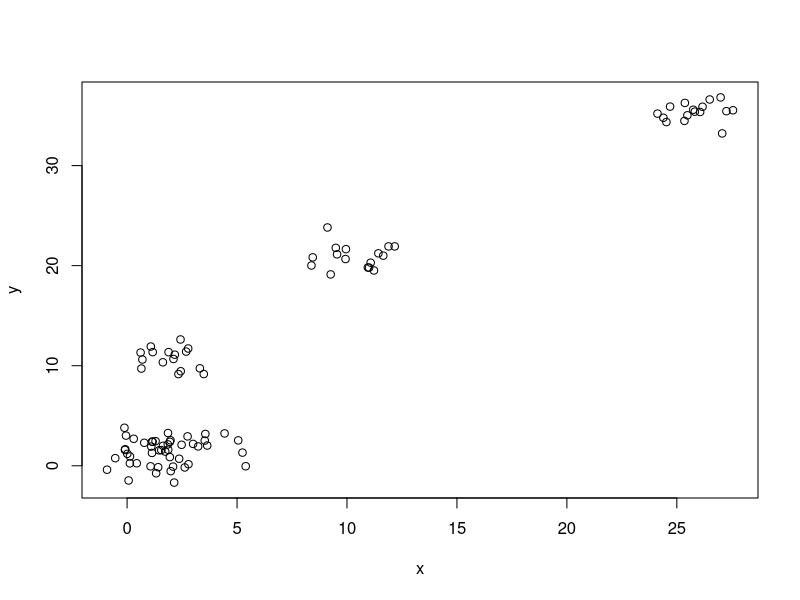

The R source for this figure: (Note: this script raises an error after producing the figure.)
n = 100
g = 6 
set.seed(g)
d <- data.frame(x = unlist(lapply(1:g, function(i) rnorm(n/g, runif(1)*i^2))), 
                y = unlist(lapply(1:g, function(i) rnorm(n/g, runif(1)*i^2))))
plot(d)

library(cluster)
library(fpc)

d<-comp
#d <- train

pamk.best <- pamk(d)
cat("number of clusters estimated by optimum average silhouette width:", pamk.best$nc, "\n")
p <- pam(d, pamk.best$nc)
table(p$clustering)
#plot(p)


library(fpc)
asw <- numeric(20)
for (k in 2:20)
  asw[[k]] <- pam(d, k) $ silinfo $ avg.width
k.best <- which.max(asw)
cat("silhouette-optimal number of clusters:", k.best, "\n")
# still 4

## gap statistics

clusGap(d, kmeans, 10, B = 100, verbose = interactive())



## AIC 
m<- NULL
n<-NULL
k<-NULL
D<-NULL
kmeansAIC = function(fit){
  
  m = ncol(fit$centers)
  n = length(fit$cluster)
  k = nrow(fit$centers)
  D = fit$tot.withinss
  return(D + 2*m*k)
}
w<-list()
for (i in 1:100)
{
  fit <- kmeans(x = d,centers = i)
  w[[i]]<-kmeansAIC(fit)
}
#fit <- kmeans(x = d,centers = 5)
#kmeansAIC(fit)


## BIC
m<- NULL
n<-NULL
k<-NULL
D<-NULL
kmeansAIC = function(fit){
  
  m = ncol(fit$centers)
  n = length(fit$cluster)
  k = nrow(fit$centers)
  D = fit$tot.withinss
  return(D + log(n)*m*k)
}
w<-list()
for (i in 1:100)
{
  fit <- kmeans(x = d,centers = i)
  w[[i]]<-kmeansAIC(fit)
}
